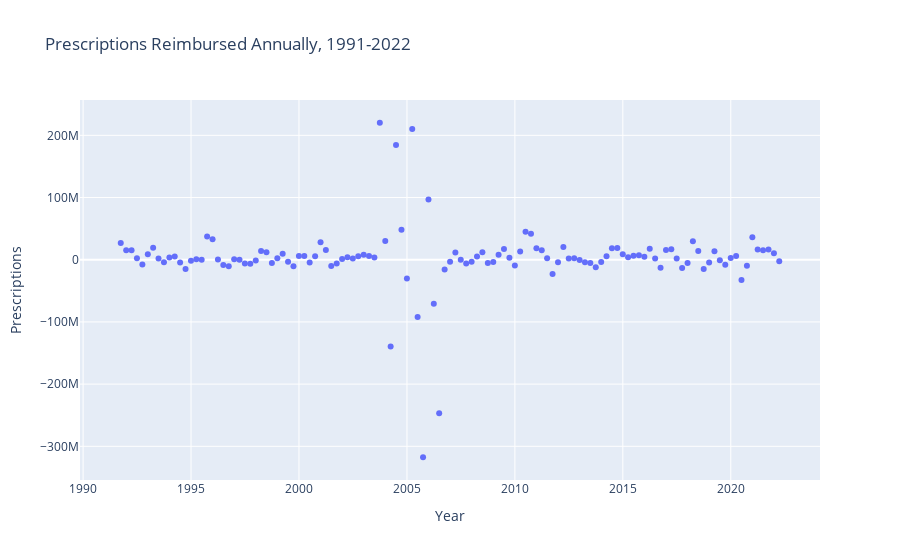
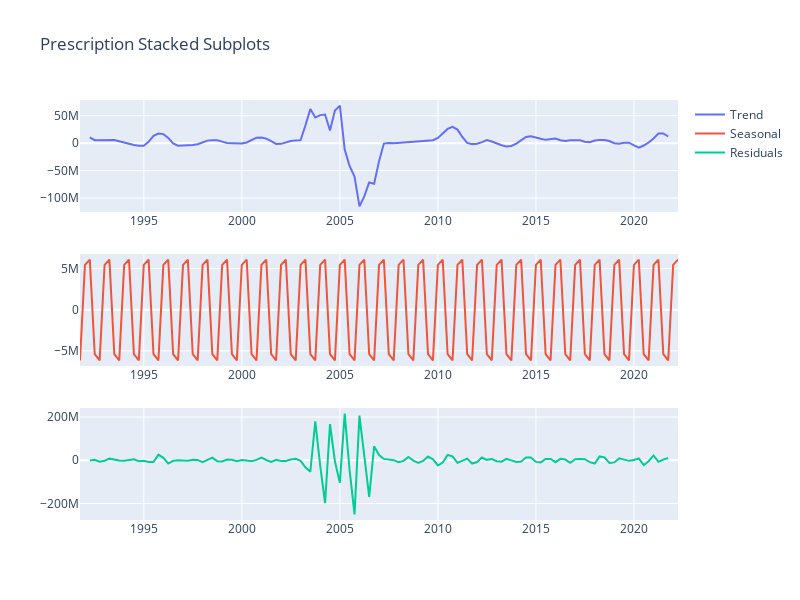

The notebook cell saved with these charts, in order:
### Code cell
# differencing 2 quarters

# local copy of df so no changes are made.
increment_2_df = summary_df.copy(deep=True)

# container for differenced values
new_prescription_values = []

# increment index, exclude the first 2 data points as they cannot be differenced
for h, i in enumerate(increment_2_df.index):
    # skip first 2 data points
    if h < 2:
        pass
    
    # increment by 2 quarters, subtract 2 quarters prior
    else:
        increment = i-QuarterEnd(2)
        new_prescription_values.append(increment_2_df.loc[i]['Prescriptions'] - increment_2_df.loc[increment]['Prescriptions'])

# drop first 2 data points
increment_2_df.drop(increment_2_df.index[0:2],axis=0,inplace=True)

# update df
increment_2_df['Prescriptions'] = new_prescription_values


# display differenced data
layout = go.Layout(xaxis={'title': 'Year'}, yaxis={'title': 'Prescriptions'}, title={'text': 'Prescriptions Reimbursed Annually, 1991-2022'})
fig = go.Figure(data=go.Scatter(x = list(increment_2_df.index), y = list(increment_2_df['Prescriptions']), mode='markers'),layout=layout)
fig.update()
fig.show()


# create decomposition

# instantiate containers
analysis_dict = {}
analysis_df_full = pd.DataFrame.empty

# decompose
decomposition = tsa.seasonal_decompose(increment_2_df, model='additive')

# decomposition to dict
analysis_dict={'trend':dict(decomposition.trend),'seasonal':dict(decomposition.seasonal),'residual':dict(decomposition.resid)}

# dict to df
analysis_df_full = pd.DataFrame(analysis_dict)

# display decomposed data
fig = make_subplots(rows=3, cols=1)
fig.append_trace(go.Scatter(
    name = 'Trend',
    x = list(analysis_df_full.index),
    y = list(analysis_df_full['trend']),
), row=1, col=1)
fig.append_trace(go.Scatter(
    name = 'Seasonal',
    x = list(analysis_df_full.index),
    y = list(analysis_df_full['seasonal']),
), row=2, col=1)
fig.append_trace(go.Scatter(
    name = 'Residuals',
    x = list(analysis_df_full.index),
    y = list(analysis_df_full['residual']),
), row=3, col=1)
fig.update_layout(height=600, width=800, title_text=f"Prescription Stacked Subplots")
fig.show()
